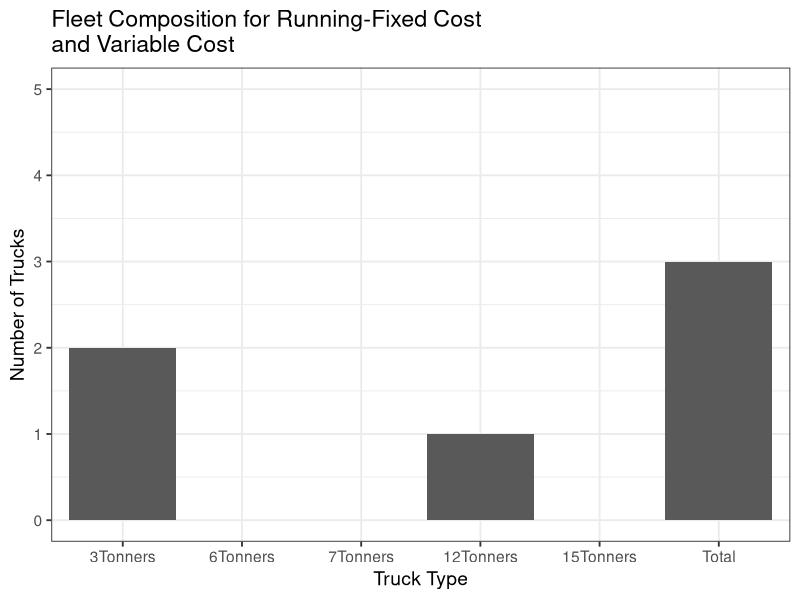
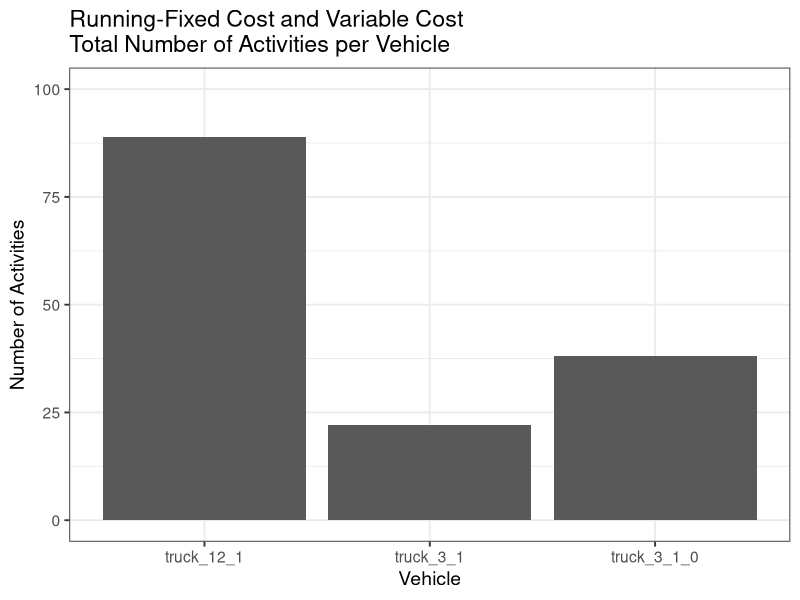
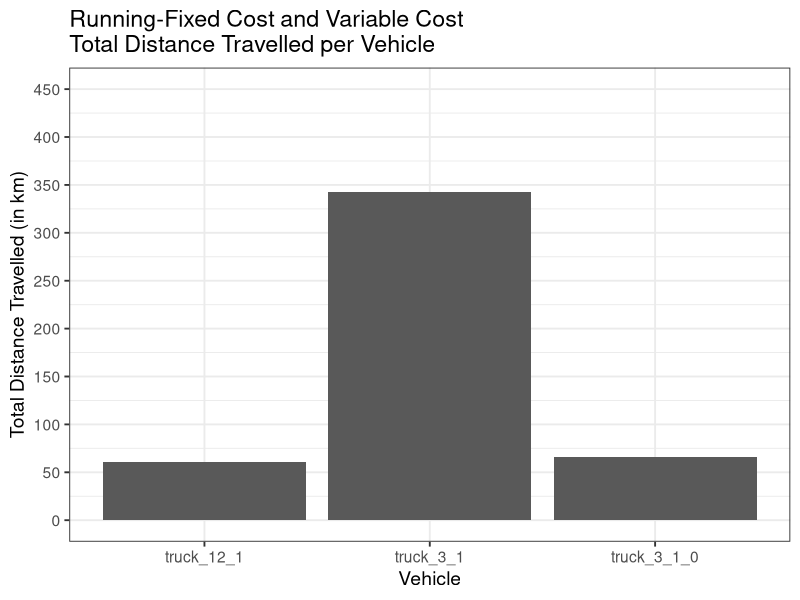
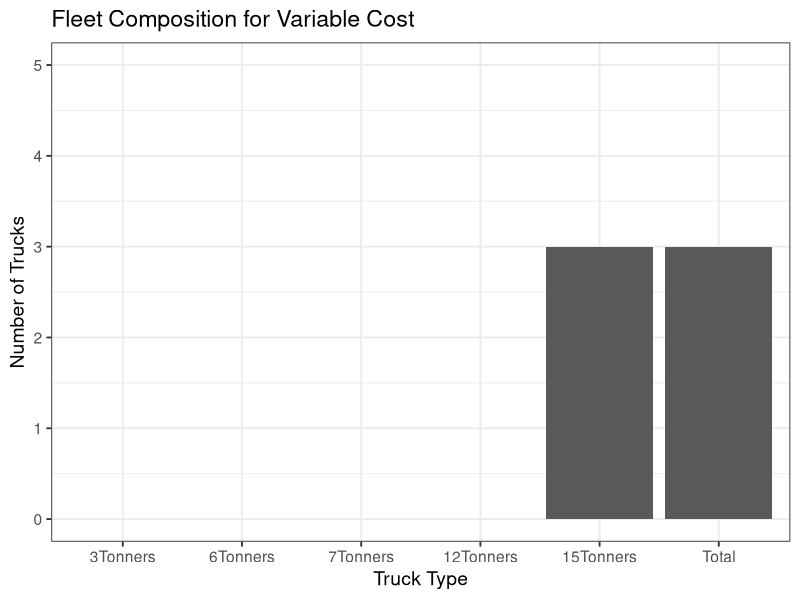
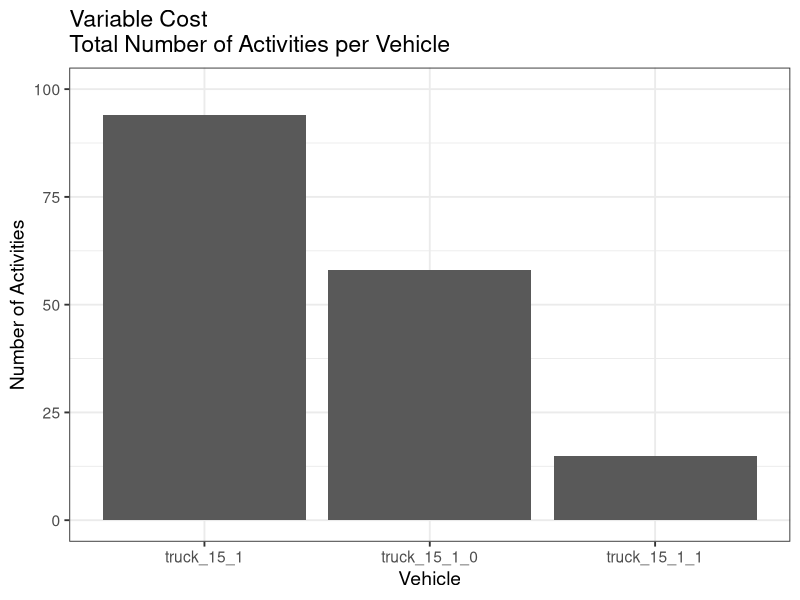
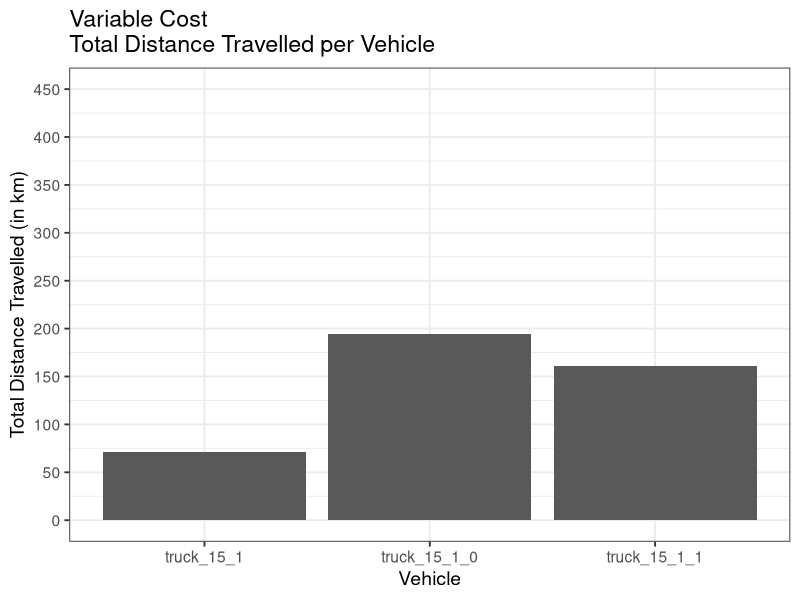
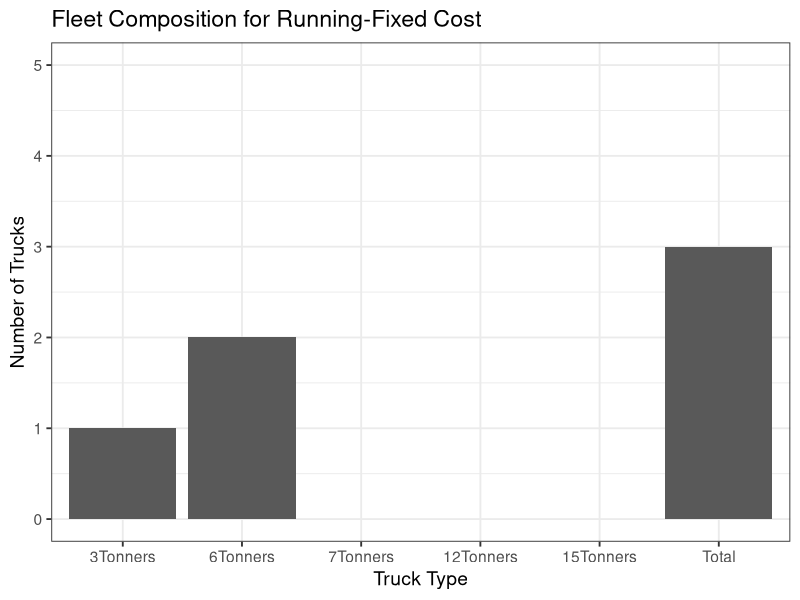
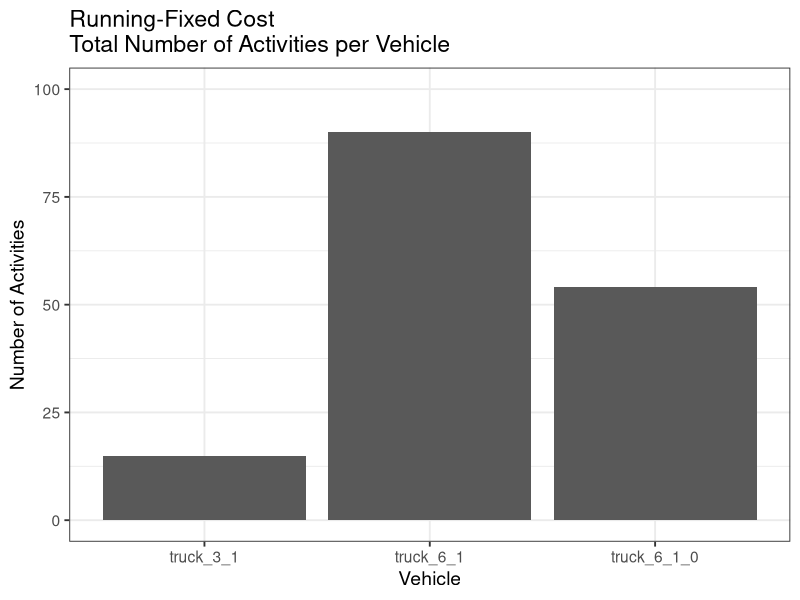

Write R code to recreate these figures, in order.
##Set working directory to where the output files for MyCarrierPlanInterpreter.java are
setwd("/home/frans/Documents/BPJ420/CarrierPlanInterpreter/Day3")

##Load ggplot2 package for plotting data 
library(ggplot2)

##Load xtable package to generate LaTeX code for tables
library(xtable)

##RUNNING-FIXED COSTS AND VARIABLE COSTS
##Read in the .csv file containing data about the fleet composition for running fixed costs and variable costs
FSMinfoRunFixAndVar <- read.csv("Day3_80_vehicleTypesFixedRunningAndVariablesumValues.csv")

##Make Seperate tables for each type of truck for running fixed costs and variable costs
RunFixAndVarThreeTonners <- FSMinfoRunFixAndVar[grep("truck_3",FSMinfoRunFixAndVar$vehId),]
RunFixAndVarSixTonners <- FSMinfoRunFixAndVar[grep("truck_6",FSMinfoRunFixAndVar$vehId),]
RunFixAndVarSevenTonners <- FSMinfoRunFixAndVar[grep("truck_7",FSMinfoRunFixAndVar$vehId),]
RunFixAndVarTwelveTonners <- FSMinfoRunFixAndVar[grep("truck_12",FSMinfoRunFixAndVar$vehId),]
RunFixAndVarFifteenTonners <- FSMinfoRunFixAndVar[grep("truck_15",FSMinfoRunFixAndVar$vehId),]

##Make a table indicating how many vehicles of each type was specified for running fixed costs and variable costs
CollumnNames <- c("3Tonners", "6Tonners", "7Tonners", "12Tonners", "15Tonners")
TruckTotals <- data.frame(matrix(nrow=0, ncol=5))
TruckTotals <- rbind(c(length(RunFixAndVarThreeTonners$vehId),length(RunFixAndVarSixTonners$vehId),length(RunFixAndVarSevenTonners$vehId),length(RunFixAndVarTwelveTonners$vehId),length(RunFixAndVarFifteenTonners$vehId)))
colnames(TruckTotals) <- CollumnNames
rownames(TruckTotals) <- "RunFixAndVar"

##VARIABLE COSTS ONLY
##Read in the .csv file containing data about the fleet composition for variable costs only
FSMinfoVar <- read.csv("Day3_80_vehicleTypesOnlyVariablesumValues.csv")

##Make Seperate tables for each type of truck for variable costs only
VarThreeTonners <- FSMinfoVar[grep("truck_3",FSMinfoVar$vehId),]
VarSixTonners <- FSMinfoVar[grep("truck_6",FSMinfoVar$vehId),]
VarSevenTonners <- FSMinfoVar[grep("truck_7",FSMinfoVar$vehId),]
VarTwelveTonners <- FSMinfoVar[grep("truck_12",FSMinfoVar$vehId),]
VarFifteenTonners <- FSMinfoVar[grep("truck_15",FSMinfoVar$vehId),]

##Append the data for using variable cost only to the TruckTotals data.frame
TruckTotals <- rbind(TruckTotals,c(length(VarThreeTonners$vehId),length(VarSixTonners$vehId),length(VarSevenTonners$vehId),length(VarTwelveTonners$vehId),length(VarFifteenTonners$vehId)))
rownames(TruckTotals) <- c("RunFixAndVar","VarOnly")


##RUNNING FIXED COSTS ONLY
##Read in the .csv file containing data about the fleet composition for running fixed cost only
FSMinfoRunFix <- read.csv("Day3_80_vehicleTypesOnlyFixedRunningsumValues.csv")

##Make Seperate tables for each type of truck for fixed cost only
RunFixThreeTonners <- FSMinfoRunFix[grep("truck_3",FSMinfoRunFix$vehId),]
RunFixSixTonners <- FSMinfoRunFix[grep("truck_6",FSMinfoRunFix$vehId),]
RunFixSevenTonners <- FSMinfoRunFix[grep("truck_7",FSMinfoRunFix$vehId),]
RunFixTwelveTonners <- FSMinfoRunFix[grep("truck_12",FSMinfoRunFix$vehId),]
RunFixFifteenTonners <- FSMinfoRunFix[grep("truck_15",FSMinfoRunFix$vehId),]

##Append the data for using variable cost only to the TruckTotals data.frame
TruckTotals <- rbind(TruckTotals,c(length(RunFixThreeTonners$vehId),length(RunFixSixTonners$vehId),length(RunFixSevenTonners$vehId),length(RunFixTwelveTonners$vehId),length(RunFixFifteenTonners$vehId)))
rownames(TruckTotals) <- c("RunFixAndVar","VarOnly","RunFixOnly")


##FIXED COSTS AND VARIABLE COSTS
##Read in the .csv file containing data about the fleet composition for fixed cost and variable cost
FSMinfoFixAndVar <- read.csv("Day3_80_vehicleTypesAbsFixAndVarsumValues.csv")

##Make Seperate tables for each type of truck for fixed and variable cost 
FixAndVarThreeTonners <- FSMinfoFixAndVar[grep("truck_3",FSMinfoFixAndVar$vehId),]
FixAndVarSixTonners <- FSMinfoFixAndVar[grep("truck_6",FSMinfoFixAndVar$vehId),]
FixAndVarSevenTonners <- FSMinfoFixAndVar[grep("truck_7",FSMinfoFixAndVar$vehId),]
FixAndVarTwelveTonners <- FSMinfoFixAndVar[grep("truck_12",FSMinfoFixAndVar$vehId),]
FixAndVarFifteenTonners <- FSMinfoFixAndVar[grep("truck_15",FSMinfoFixAndVar$vehId),]

##Append the data for using fixed and variable cost to the TruckTotals data.frame
TruckTotals <- rbind(TruckTotals,c(length(FixAndVarThreeTonners$vehId),length(FixAndVarSixTonners$vehId),length(FixAndVarSevenTonners$vehId),length(FixAndVarTwelveTonners$vehId),length(FixAndVarFifteenTonners$vehId)))
rownames(TruckTotals) <- c("RunFixAndVar","VarOnly","RunFixOnly","FixAndVar")

##FIXED COST ONLY
##Read in the .csv file containing data about the fleet composition for fixed cost only
FSMinfoFix <- read.csv("Day3_80_vehicleTypesOnlyAbsFixsumValues.csv")

##Make Seperate tables for each type of truck for fixed cost only
FixThreeTonners <- FSMinfoFix[grep("truck_3",FSMinfoFixAndVar$vehId),]
FixSixTonners <- FSMinfoFix[grep("truck_6",FSMinfoFixAndVar$vehId),]
FixSevenTonners <- FSMinfoFix[grep("truck_7",FSMinfoFixAndVar$vehId),]
FixTwelveTonners <- FSMinfoFix[grep("truck_12",FSMinfoFixAndVar$vehId),]
FixFifteenTonners <- FSMinfoFix[grep("truck_15",FSMinfoFixAndVar$vehId),]

##Append the data for using fixed cost only to the TruckTotals data.frame
TruckTotals <- rbind(TruckTotals,c(length(FixThreeTonners$vehId),length(FixSixTonners$vehId),length(FixSevenTonners$vehId),length(FixTwelveTonners$vehId),length(FixFifteenTonners$vehId)))
rownames(TruckTotals) <- c("Running-Fixed Cost and Variable Cost","Variable Cost","Running-Fixed Cost","Fixed and Variable Cost","Fixed Cost")

##Adding a new column which shows total number of vehicles for each cost scenario
TruckTotals <- cbind(TruckTotals, rowSums(TruckTotals))
CollumnNames <- c("3Tonners", "6Tonners", "7Tonners", "12Tonners", "15Tonners", "Total")
colnames(TruckTotals) <- CollumnNames

##Plot fleet composition for running-fixed cost and variable cost with ggplot2 Package
x <- CollumnNames
x <- as.character(x)
x <- factor(x, levels=unique(x))
y <- TruckTotals[1,]
ggplotData <- data.frame(x,y)
g <- ggplot(data = ggplotData, aes(x=x,y=y)) + geom_bar(stat="identity") + xlab("Truck Type") + ylab("Number of Trucks") 
g <- g + theme_bw(base_size = 14) + ggtitle("Fleet Composition for Running-Fixed Cost \nand Variable Cost") 
g1 <- g + coord_cartesian(ylim=c(0, 5)) + scale_y_continuous(breaks=seq(0, 5, 1))
setwd("/home/frans/Documents/BPJ420/Rplots/Day3")
pdf("RunFixAndVar.pdf")
print(g1)
dev.off()

#Plot specific vehicles against the number of activities performed by each vehicle for running-fixed cost and variable cost
x <- FSMinfoRunFixAndVar$vehId
y <- FSMinfoRunFixAndVar$numOfAct
ActivityData <- data.frame(x,y)
g <- ggplot(data = ActivityData, aes(x=x, y=y)) + geom_bar(stat="identity") +xlab("Vehicle") +ylab("Number of Activities")
gA1 <- g + ggtitle("Running-Fixed Cost and Variable Cost \nTotal Number of Activities per Vehicle") + theme_bw(base_size = 14) 
gA1 <- gA1 + coord_cartesian(ylim=c(0, 100)) + scale_y_continuous(breaks=seq(0, 100, 25))
pdf("VehicleActivitiesRunFixAndVar.pdf")
print(gA1)
dev.off()


#Plot specific vehicles against the distance travelled for each vehicle for running-fixed and variable cost
x <- FSMinfoRunFixAndVar$vehId
y <- FSMinfoRunFixAndVar$totDist
y <- y/1000 ##Convert y from meters to kilometers
DistanceData <- data.frame(x,y)
g <- ggplot(data = DistanceData, aes(x=x, y=y)) + geom_bar(stat="identity") +xlab("Vehicle") +ylab("Total Distance Travelled (in km)")
gD1 <- g + ggtitle("Running-Fixed Cost and Variable Cost \nTotal Distance Travelled per Vehicle") + theme_bw(base_size = 14)
gD1 <- gD1 + coord_cartesian(ylim=c(0, 450)) + scale_y_continuous(breaks=seq(0, 450, 50))
pdf("VehicleDistanceRunFixAndVar.pdf")
print(gD1)
dev.off()

##Plot fleet composition for variable cost with ggplot2 Package
x <- CollumnNames
x <- as.character(x)
x <- factor(x, levels=unique(x))
y <- TruckTotals[2,]
ggplotData <- data.frame(x,y)
g <- ggplot(data = ggplotData, aes(x=x,y=y)) + geom_bar(stat="identity") + xlab("Truck Type") + ylab("Number of Trucks") 
g <- g + theme_bw(base_size = 14) + ggtitle("Fleet Composition for Variable Cost") 
g2 <- g + coord_cartesian(ylim=c(0, 5)) + scale_y_continuous(breaks=seq(0, 5, 1))
pdf("Var.pdf")
print(g2)
dev.off()

#Plot specific vehicles against the number of activities performed by each vehicle for variable cost
x <- FSMinfoVar$vehId
y <- FSMinfoVar$numOfAct
ActivityData <- data.frame(x,y)
g <- ggplot(data = ActivityData, aes(x=x, y=y)) + geom_bar(stat="identity") +xlab("Vehicle") +ylab("Number of Activities")
gA2 <- g + ggtitle("Variable Cost \nTotal Number of Activities per Vehicle") + theme_bw(base_size = 14)
gA2 <- gA2 + coord_cartesian(ylim=c(0, 100)) + scale_y_continuous(breaks=seq(0, 100, 25))
pdf("VehicleActivitiesVar.pdf")
print(gA2)
dev.off()


#Plot specific vehicles against the distance travelled for each vehicle for variable cost
x <- FSMinfoVar$vehId
y <- FSMinfoVar$totDist
y <- y/1000 ##Convert y from meters to kilometers
DistanceData <- data.frame(x,y)
g <- ggplot(data = DistanceData, aes(x=x, y=y)) + geom_bar(stat="identity") +xlab("Vehicle") +ylab("Total Distance Travelled (in km)")
gD2 <- g + ggtitle("Variable Cost \nTotal Distance Travelled per Vehicle") + theme_bw(base_size = 14)
gD2 <- gD2 + coord_cartesian(ylim=c(0, 450)) + scale_y_continuous(breaks=seq(0, 450, 50))
pdf("VehicleDistanceVar.pdf")
print(gD2)
dev.off()

##Plot fleet composition for running-fixed cost with ggplot2 Package
x <- CollumnNames
x <- as.character(x)
x <- factor(x, levels=unique(x))
y <- TruckTotals[3,]
ggplotData <- data.frame(x,y)
g <- ggplot(data = ggplotData, aes(x=x,y=y)) + geom_bar(stat="identity") + xlab("Truck Type") + ylab("Number of Trucks") 
g <- g + theme_bw(base_size = 14) + ggtitle("Fleet Composition for Running-Fixed Cost") 
g3 <- g + coord_cartesian(ylim=c(0, 5)) + scale_y_continuous(breaks=seq(0, 5, 1))
pdf("RunFix.pdf")
print(g3)
dev.off()

#Plot specific vehicles against the number of activities performed by each vehicle for running-fixed cost
x <- FSMinfoRunFix$vehId
y <- FSMinfoRunFix$numOfAct
ActivityData <- data.frame(x,y)
g <- ggplot(data = ActivityData, aes(x=x, y=y)) + geom_bar(stat="identity") +xlab("Vehicle") +ylab("Number of Activities")
gA3 <- g + ggtitle("Running-Fixed Cost \nTotal Number of Activities per Vehicle") + theme_bw(base_size = 14)
gA3 <- gA3 + coord_cartesian(ylim=c(0, 100)) + scale_y_continuous(breaks=seq(0, 100, 25))
pdf("VehicleActivitiesRunFix.pdf")
print(gA3)
dev.off()


#Plot specific vehicles against the distance travelled for each vehicle for running-fixed cost
x <- FSMinfoRunFix$vehId
y <- FSMinfoRunFix$totDist
y <- y/1000 ##Convert y from meters to kilometers
DistanceData <- data.frame(x,y)
g <- ggplot(data = DistanceData, aes(x=x, y=y)) + geom_bar(stat="identity") +xlab("Vehicle") +ylab("Total Distance Travelled (in km)")
gD3 <- g + ggtitle("Running-Fixed Cost \nTotal Distance Travelled per Vehicle") + theme_bw(base_size = 14)
gD3 <- gD3 + coord_cartesian(ylim=c(0, 450)) + scale_y_continuous(breaks=seq(0, 450, 50))
pdf("VehicleDistanceRunFix.pdf")
print(gD3)
dev.off()

##Plot fleet composition for fixed and variable cost with ggplot2 Package
x <- CollumnNames
x <- as.character(x)
x <- factor(x, levels=unique(x))
y <- TruckTotals[4,]
ggplotData <- data.frame(x,y)
g <- ggplot(data = ggplotData, aes(x=x,y=y)) + geom_bar(stat="identity") + xlab("Truck Type") + ylab("Number of Trucks") 
g <- g + theme_bw(base_size = 14) + ggtitle("Fleet Composition for Fixed and Variable Cost") 
g4 <- g + coord_cartesian(ylim=c(0, 5)) + scale_y_continuous(breaks=seq(0, 5, 1))
pdf("FixVar.pdf")
print(g4)
dev.off()

#Plot specific vehicles against the number of activities performed by each vehicle for fixed and variable cost
x <- FSMinfoFixAndVar$vehId
y <- FSMinfoFixAndVar$numOfAct
ActivityData <- data.frame(x,y)
g <- ggplot(data = ActivityData, aes(x=x, y=y)) + geom_bar(stat="identity") +xlab("Vehicle") +ylab("Number of Activities")
gA4 <- g + ggtitle("Fixed and Variable Cost \nTotal Number of Activities per Vehicle") + theme_bw(base_size = 14)
gA4 <- gA4 + coord_cartesian(ylim=c(0, 100)) + scale_y_continuous(breaks=seq(0, 100, 25))
pdf("VehicleActivitiesFixAndVar.pdf")
print(gA4)
dev.off()


#Plot specific vehicles against the distance travelled for each vehicle for fixed and variable cost
x <- FSMinfoFixAndVar$vehId
y <- FSMinfoFixAndVar$totDist
y <- y/1000 ##Convert y from meters to kilometers
DistanceData <- data.frame(x,y)
g <- ggplot(data = DistanceData, aes(x=x, y=y)) + geom_bar(stat="identity") +xlab("Vehicle") +ylab("Total Distance Travelled (in km)")
gD4 <- g + ggtitle("Fixed and Variable Cost \nTotal Distance Travelled per Vehicle") + theme_bw(base_size = 14)
gD4 <- gD4 + coord_cartesian(ylim=c(0, 450)) + scale_y_continuous(breaks=seq(0, 450, 50))
pdf("VehicleDistanceFixAndVar.pdf")
print(gD4)
dev.off()

##Plot fleet composition for fixed cost with ggplot2 package
x <- CollumnNames
x <- as.character(x)
x <- factor(x, levels=unique(x))
y <- TruckTotals[5,]
ggplotData <- data.frame(x,y)
g <- ggplot(data = ggplotData, aes(x=x,y=y)) + geom_bar(stat="identity") + xlab("Truck Type") + ylab("Number of Trucks") 
g <- g + theme_bw(base_size = 14) + ggtitle("Fleet Composition for Fixed Cost") 
g5 <- g + coord_cartesian(ylim=c(0, 5)) + scale_y_continuous(breaks=seq(0, 5, 1))
pdf("Fix.pdf")
print(g5)
dev.off()

#Plot specific vehicles against the number of activities performed by each vehicle for fixed cost
x <- FSMinfoFix$vehId
y <- FSMinfoFix$numOfAct
ActivityData <- data.frame(x,y)
g <- ggplot(data = ActivityData, aes(x=x, y=y)) + geom_bar(stat="identity") +xlab("Vehicle") +ylab("Number of Activities")
gA5 <- g + ggtitle("Fixed Cost \nTotal Number of Activities per Vehicle") + theme_bw(base_size = 14)
gA5 <- gA5 + coord_cartesian(ylim=c(0, 100)) + scale_y_continuous(breaks=seq(0, 100, 25))
pdf("VehicleActivitiesFix.pdf")
print(gA5)
dev.off()


#Plot specific vehicles against the distance travelled for each vehicle for fixed cost
x <- FSMinfoFix$vehId
y <- FSMinfoFix$totDist
y <- y/1000 ##Convert y from meters to kilometers
DistanceData <- data.frame(x,y)
g <- ggplot(data = DistanceData, aes(x=x, y=y)) + geom_bar(stat="identity") +xlab("Vehicle") +ylab("Total Distance Travelled (in km)")
gD5 <- g + ggtitle("Fixed Cost \nTotal Distance Travelled per Vehicle") + theme_bw(base_size = 14)
gD5 <- gD5 + coord_cartesian(ylim=c(0, 450)) + scale_y_continuous(breaks=seq(0, 450, 50))
pdf("VehicleDistanceFix.pdf")
print(gD5)
dev.off()

##Plot total fleet size for each cost parameter with ggplot2 package
x <- rownames(TruckTotals)
y <- TruckTotals[,6]
ggplotData <- data.frame(x,y)
g <- ggplot(data = ggplotData, aes(x=x,y=y)) + geom_bar(stat="identity") + xlab("Cost Parameters Used As Input") + ylab("Total Number of Trucks") 
g <- g + theme_bw(base_size = 14) + ggtitle("Total Fleet Size") 
g6 <- g + coord_cartesian(ylim=c(0, 5)) + scale_y_continuous(breaks=seq(0, 5, 1))
pdf("FCTotals.pdf", width = 15)
print(g6)
dev.off()

##Define multiplot Function

multiplot <- function(..., plotlist=NULL, file, cols=1, layout=NULL) {
        require(grid)
        
        # Make a list from the ... arguments and plotlist
        plots <- c(list(...), plotlist)
        
        numPlots = length(plots)
        
        # If layout is NULL, then use 'cols' to determine layout
        if (is.null(layout)) {
                # Make the panel
                # ncol: Number of columns of plots
                # nrow: Number of rows needed, calculated from # of cols
                layout <- matrix(seq(1, cols * ceiling(numPlots/cols)),
                                 ncol = cols, nrow = ceiling(numPlots/cols))
        }
        
        if (numPlots==1) {
                print(plots[[1]])
                
        } else {
                # Set up the page
                grid.newpage()
                pushViewport(viewport(layout = grid.layout(nrow(layout), ncol(layout))))
                
                # Make each plot, in the correct location
                for (i in 1:numPlots) {
                        # Get the i,j matrix positions of the regions that contain this subplot
                        matchidx <- as.data.frame(which(layout == i, arr.ind = TRUE))
                        
                        print(plots[[i]], vp = viewport(layout.pos.row = matchidx$row,
                                                        layout.pos.col = matchidx$col))
                }
        }
}

##Plot fleet compositions for different cost input parameters
pdf("allplots.pfd", width = 12, height = 12)
multiplot(g1,g2,g3,g4,g5, cols=2)
dev.off()

##Plot activities per vehicle for different cost parameters
pdf("allActivities.pdf", width = 12, height = 12)
multiplot(gA1,gA2,gA3,gA4,gA5, cols=2)
dev.off()

##Plot distance travelled per vehicle for different cost parameters
pdf("allDistances.pdf", width = 12, height = 12)
multiplot(gD1,gD2,gD3,gD4,gD5, cols=2)
dev.off()

##Plot total cost for each model run
x <- c("Fixed Cost", "Fixed and Variable Cost", "Running-Fixed Cost", "Running-Fixed Cost and Variable Cost", "Variable Cost")
y <- c(FSMinfoFix$score[1]/100, FSMinfoFixAndVar$score[1]/100, FSMinfoRunFix$score[1]/100, FSMinfoRunFixAndVar$score[1]/100, FSMinfoVar$score[1]/100)*-1
TotCostData <- data.frame(x,y)
g <- ggplot(data = TotCostData, aes(x=x, y=y)) + geom_bar(stat="identity") +xlab("Cost Input Parameters") +ylab("Cost (in R)")
g <- g + theme_bw(base_size = 14) + ggtitle("Total Cost") 
pdf("TotalCosts.pdf", width = 13, height = 9)
print(g)
dev.off()

##Plot total distance travelled for each set of cost parameters
x <- c("Fixed Cost", "Fixed and Variable Cost", "Running-Fixed Cost", "Running-Fixed Cost and Variable Cost", "Variable Cost")
y <- c(sum(FSMinfoFix$totDist)/1000, sum(FSMinfoFixAndVar$totDist)/1000, sum(FSMinfoRunFix$totDist)/1000, sum(FSMinfoRunFixAndVar$totDist)/1000, sum(FSMinfoVar$totDist)/1000)
TotDistData <- data.frame(x,y)
g <- ggplot(data = TotDistData, aes(x=x, y=y)) + geom_bar(stat="identity") +xlab("Cost Parameters") + ylab("Total Distance (in km)")
g <- g + theme_bw(base_size = 14) + ggtitle("Total Distance") 
pdf("TotalDistance.pdf", width = 13)
print(g)
dev.off()
##Generate LaTeX code for Fleet Composition and Total Costs 

xtable(TruckTotals)
xtable(TotCostData)



